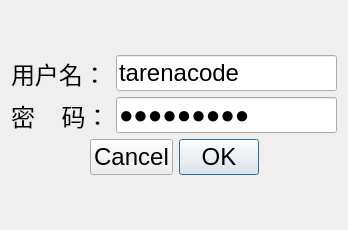
<?xml version="1.0" encoding="UTF-8"?>
<ui version="4.0">
 <class>LoginDialog</class>
 <widget class="QDialog" name="LoginDialog">
  <property name="geometry">
   <rect>
    <x>0</x>
    <y>0</y>
    <width>348</width>
    <height>230</height>
   </rect>
  </property>
  <property name="font">
   <font>
    <pointsize>18</pointsize>
   </font>
  </property>
  <property name="windowTitle">
   <string>登录</string>
  </property>
  <layout class="QVBoxLayout" name="verticalLayout">
   <item>
    <spacer name="verticalSpacer">
     <property name="orientation">
      <enum>Qt::Vertical</enum>
     </property>
     <property name="sizeHint" stdset="0">
      <size>
       <width>20</width>
       <height>41</height>
      </size>
     </property>
    </spacer>
   </item>
   <item>
    <layout class="QGridLayout" name="gridLayout">
     <item row="0" column="0">
      <widget class="QLabel" name="label">
       <property name="text">
        <string>用户名：</string>
       </property>
      </widget>
     </item>
     <item row="0" column="1">
      <widget class="QLineEdit" name="m_username">
       <property name="text">
        <string>tarenacode</string>
       </property>
      </widget>
     </item>
     <item row="1" column="0">
      <widget class="QLabel" name="label_2">
       <property name="text">
        <string>密    码：</string>
       </property>
      </widget>
     </item>
     <item row="1" column="1">
      <widget class="QLineEdit" name="m_password">
       <property name="text">
        <string>code_2013</string>
       </property>
       <property name="echoMode">
        <enum>QLineEdit::Password</enum>
       </property>
      </widget>
     </item>
    </layout>
   </item>
   <item>
    <layout class="QHBoxLayout" name="horizontalLayout">
     <item>
      <spacer name="horizontalSpacer">
       <property name="orientation">
        <enum>Qt::Horizontal</enum>
       </property>
       <property name="sizeHint" stdset="0">
        <size>
         <width>40</width>
         <height>20</height>
        </size>
       </property>
      </spacer>
     </item>
     <item>
      <widget class="QDialogButtonBox" name="buttonBox">
       <property name="layoutDirection">
        <enum>Qt::RightToLeft</enum>
       </property>
       <property name="standardButtons">
        <set>QDialogButtonBox::Cancel|QDialogButtonBox::Ok</set>
       </property>
      </widget>
     </item>
     <item>
      <spacer name="horizontalSpacer_2">
       <property name="orientation">
        <enum>Qt::Horizontal</enum>
       </property>
       <property name="sizeHint" stdset="0">
        <size>
         <width>40</width>
         <height>20</height>
        </size>
       </property>
      </spacer>
     </item>
    </layout>
   </item>
   <item>
    <spacer name="verticalSpacer_2">
     <property name="orientation">
      <enum>Qt::Vertical</enum>
     </property>
     <property name="sizeHint" stdset="0">
      <size>
       <width>20</width>
       <height>23</height>
      </size>
     </property>
    </spacer>
   </item>
  </layout>
 </widget>
 <resources/>
 <connections/>
</ui>
